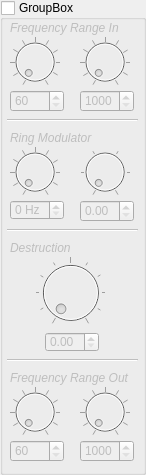
<?xml version="1.0" encoding="UTF-8"?>
<ui version="4.0">
 <class>ConfigRadioGroupBox</class>
 <widget class="QGroupBox" name="ConfigRadioGroupBox">
  <property name="geometry">
   <rect>
    <x>0</x>
    <y>0</y>
    <width>146</width>
    <height>475</height>
   </rect>
  </property>
  <property name="sizePolicy">
   <sizepolicy hsizetype="Fixed" vsizetype="Fixed">
    <horstretch>0</horstretch>
    <verstretch>0</verstretch>
   </sizepolicy>
  </property>
  <property name="minimumSize">
   <size>
    <width>146</width>
    <height>475</height>
   </size>
  </property>
  <property name="maximumSize">
   <size>
    <width>146</width>
    <height>475</height>
   </size>
  </property>
  <property name="baseSize">
   <size>
    <width>146</width>
    <height>475</height>
   </size>
  </property>
  <property name="windowTitle">
   <string notr="true">GroupBox</string>
  </property>
  <property name="title">
   <string>GroupBox</string>
  </property>
  <property name="checkable">
   <bool>true</bool>
  </property>
  <property name="checked">
   <bool>false</bool>
  </property>
  <widget class="Line" name="line">
   <property name="geometry">
    <rect>
     <x>7</x>
     <y>110</y>
     <width>131</width>
     <height>20</height>
    </rect>
   </property>
   <property name="orientation">
    <enum>Qt::Horizontal</enum>
   </property>
  </widget>
  <widget class="QDial" name="dial_in_lo">
   <property name="geometry">
    <rect>
     <x>10</x>
     <y>30</y>
     <width>50</width>
     <height>64</height>
    </rect>
   </property>
   <property name="minimum">
    <number>60</number>
   </property>
   <property name="maximum">
    <number>999</number>
   </property>
   <property name="singleStep">
    <number>10</number>
   </property>
   <property name="pageStep">
    <number>100</number>
   </property>
   <property name="value">
    <number>60</number>
   </property>
   <property name="notchTarget">
    <double>9.699999999999999</double>
   </property>
   <property name="notchesVisible">
    <bool>true</bool>
   </property>
  </widget>
  <widget class="QDial" name="dial_in_hi">
   <property name="geometry">
    <rect>
     <x>80</x>
     <y>30</y>
     <width>50</width>
     <height>64</height>
    </rect>
   </property>
   <property name="minimum">
    <number>1000</number>
   </property>
   <property name="maximum">
    <number>6000</number>
   </property>
   <property name="singleStep">
    <number>10</number>
   </property>
   <property name="pageStep">
    <number>100</number>
   </property>
   <property name="notchTarget">
    <double>9.699999999999999</double>
   </property>
   <property name="notchesVisible">
    <bool>true</bool>
   </property>
  </widget>
  <widget class="QLabel" name="label_bp">
   <property name="geometry">
    <rect>
     <x>10</x>
     <y>20</y>
     <width>121</width>
     <height>16</height>
    </rect>
   </property>
   <property name="font">
    <font>
     <weight>50</weight>
     <italic>true</italic>
     <bold>false</bold>
    </font>
   </property>
   <property name="toolTip">
    <string/>
   </property>
   <property name="text">
    <string notr="true">Frequency Range In</string>
   </property>
  </widget>
  <widget class="QDoubleSpinBox" name="doubleSpinBox_in_hi">
   <property name="geometry">
    <rect>
     <x>80</x>
     <y>90</y>
     <width>54</width>
     <height>22</height>
    </rect>
   </property>
   <property name="suffix">
    <string notr="true"/>
   </property>
   <property name="decimals">
    <number>0</number>
   </property>
   <property name="minimum">
    <double>1000.000000000000000</double>
   </property>
   <property name="maximum">
    <double>6000.000000000000000</double>
   </property>
   <property name="singleStep">
    <double>10.000000000000000</double>
   </property>
  </widget>
  <widget class="QDoubleSpinBox" name="doubleSpinBox_in_lo">
   <property name="geometry">
    <rect>
     <x>10</x>
     <y>90</y>
     <width>54</width>
     <height>22</height>
    </rect>
   </property>
   <property name="decimals">
    <number>0</number>
   </property>
   <property name="minimum">
    <double>60.000000000000000</double>
   </property>
   <property name="maximum">
    <double>999.000000000000000</double>
   </property>
   <property name="singleStep">
    <double>10.000000000000000</double>
   </property>
   <property name="value">
    <double>60.000000000000000</double>
   </property>
  </widget>
  <widget class="QLabel" name="label_dest">
   <property name="geometry">
    <rect>
     <x>10</x>
     <y>240</y>
     <width>71</width>
     <height>16</height>
    </rect>
   </property>
   <property name="font">
    <font>
     <italic>true</italic>
    </font>
   </property>
   <property name="text">
    <string>Destruction</string>
   </property>
  </widget>
  <widget class="QDial" name="dial_destr">
   <property name="geometry">
    <rect>
     <x>35</x>
     <y>247</y>
     <width>71</width>
     <height>91</height>
    </rect>
   </property>
   <property name="maximum">
    <number>20</number>
   </property>
   <property name="notchTarget">
    <double>9.699999999999999</double>
   </property>
   <property name="notchesVisible">
    <bool>true</bool>
   </property>
  </widget>
  <widget class="QDoubleSpinBox" name="doubleSpinBox_destr">
   <property name="geometry">
    <rect>
     <x>45</x>
     <y>332</y>
     <width>54</width>
     <height>20</height>
    </rect>
   </property>
   <property name="decimals">
    <number>2</number>
   </property>
   <property name="maximum">
    <double>20.000000000000000</double>
   </property>
  </widget>
  <widget class="Line" name="line_2">
   <property name="geometry">
    <rect>
     <x>7</x>
     <y>220</y>
     <width>131</width>
     <height>20</height>
    </rect>
   </property>
   <property name="orientation">
    <enum>Qt::Horizontal</enum>
   </property>
  </widget>
  <widget class="QLabel" name="label_rm">
   <property name="geometry">
    <rect>
     <x>10</x>
     <y>130</y>
     <width>101</width>
     <height>16</height>
    </rect>
   </property>
   <property name="font">
    <font>
     <italic>true</italic>
    </font>
   </property>
   <property name="text">
    <string>Ring Modulator</string>
   </property>
  </widget>
  <widget class="QDial" name="dial_rm">
   <property name="geometry">
    <rect>
     <x>10</x>
     <y>140</y>
     <width>50</width>
     <height>64</height>
    </rect>
   </property>
   <property name="toolTip">
    <string>Modulator Frequency</string>
   </property>
   <property name="maximum">
    <number>10000</number>
   </property>
   <property name="singleStep">
    <number>10</number>
   </property>
   <property name="pageStep">
    <number>100</number>
   </property>
   <property name="notchTarget">
    <double>9.699999999999999</double>
   </property>
   <property name="notchesVisible">
    <bool>true</bool>
   </property>
  </widget>
  <widget class="QDoubleSpinBox" name="doubleSpinBox_rm">
   <property name="geometry">
    <rect>
     <x>10</x>
     <y>200</y>
     <width>54</width>
     <height>20</height>
    </rect>
   </property>
   <property name="suffix">
    <string notr="true"> Hz</string>
   </property>
   <property name="decimals">
    <number>0</number>
   </property>
   <property name="maximum">
    <double>10000.000000000000000</double>
   </property>
   <property name="singleStep">
    <double>100.000000000000000</double>
   </property>
  </widget>
  <widget class="QDial" name="dial_rm_mix">
   <property name="geometry">
    <rect>
     <x>80</x>
     <y>140</y>
     <width>50</width>
     <height>64</height>
    </rect>
   </property>
   <property name="toolTip">
    <string>Mix</string>
   </property>
   <property name="minimum">
    <number>0</number>
   </property>
   <property name="maximum">
    <number>100</number>
   </property>
   <property name="singleStep">
    <number>10</number>
   </property>
   <property name="pageStep">
    <number>100</number>
   </property>
   <property name="value">
    <number>0</number>
   </property>
   <property name="notchTarget">
    <double>9.699999999999999</double>
   </property>
   <property name="notchesVisible">
    <bool>true</bool>
   </property>
  </widget>
  <widget class="QDoubleSpinBox" name="doubleSpinBox_rm_mix">
   <property name="geometry">
    <rect>
     <x>80</x>
     <y>200</y>
     <width>54</width>
     <height>22</height>
    </rect>
   </property>
   <property name="suffix">
    <string notr="true"/>
   </property>
   <property name="decimals">
    <number>2</number>
   </property>
   <property name="minimum">
    <double>0.000000000000000</double>
   </property>
   <property name="maximum">
    <double>1.000000000000000</double>
   </property>
   <property name="singleStep">
    <double>0.100000000000000</double>
   </property>
  </widget>
  <widget class="Line" name="line_3">
   <property name="geometry">
    <rect>
     <x>7</x>
     <y>350</y>
     <width>131</width>
     <height>20</height>
    </rect>
   </property>
   <property name="orientation">
    <enum>Qt::Horizontal</enum>
   </property>
  </widget>
  <widget class="QLabel" name="label_bp_out">
   <property name="geometry">
    <rect>
     <x>10</x>
     <y>370</y>
     <width>121</width>
     <height>16</height>
    </rect>
   </property>
   <property name="font">
    <font>
     <weight>50</weight>
     <italic>true</italic>
     <bold>false</bold>
    </font>
   </property>
   <property name="text">
    <string notr="true">Frequency Range Out</string>
   </property>
  </widget>
  <widget class="QDoubleSpinBox" name="doubleSpinBox_out_lo">
   <property name="geometry">
    <rect>
     <x>10</x>
     <y>440</y>
     <width>54</width>
     <height>22</height>
    </rect>
   </property>
   <property name="decimals">
    <number>0</number>
   </property>
   <property name="minimum">
    <double>60.000000000000000</double>
   </property>
   <property name="maximum">
    <double>999.000000000000000</double>
   </property>
   <property name="singleStep">
    <double>10.000000000000000</double>
   </property>
   <property name="value">
    <double>60.000000000000000</double>
   </property>
  </widget>
  <widget class="QDial" name="dial_out_lo">
   <property name="geometry">
    <rect>
     <x>10</x>
     <y>380</y>
     <width>50</width>
     <height>64</height>
    </rect>
   </property>
   <property name="minimum">
    <number>60</number>
   </property>
   <property name="maximum">
    <number>999</number>
   </property>
   <property name="singleStep">
    <number>10</number>
   </property>
   <property name="pageStep">
    <number>100</number>
   </property>
   <property name="value">
    <number>60</number>
   </property>
   <property name="notchTarget">
    <double>9.699999999999999</double>
   </property>
   <property name="notchesVisible">
    <bool>true</bool>
   </property>
  </widget>
  <widget class="QDial" name="dial_out_hi">
   <property name="geometry">
    <rect>
     <x>80</x>
     <y>380</y>
     <width>50</width>
     <height>64</height>
    </rect>
   </property>
   <property name="minimum">
    <number>1000</number>
   </property>
   <property name="maximum">
    <number>6000</number>
   </property>
   <property name="singleStep">
    <number>10</number>
   </property>
   <property name="pageStep">
    <number>100</number>
   </property>
   <property name="notchTarget">
    <double>9.699999999999999</double>
   </property>
   <property name="notchesVisible">
    <bool>true</bool>
   </property>
  </widget>
  <widget class="QDoubleSpinBox" name="doubleSpinBox_out_hi">
   <property name="geometry">
    <rect>
     <x>80</x>
     <y>440</y>
     <width>54</width>
     <height>22</height>
    </rect>
   </property>
   <property name="suffix">
    <string notr="true"/>
   </property>
   <property name="decimals">
    <number>0</number>
   </property>
   <property name="minimum">
    <double>1000.000000000000000</double>
   </property>
   <property name="maximum">
    <double>6000.000000000000000</double>
   </property>
   <property name="singleStep">
    <double>10.000000000000000</double>
   </property>
  </widget>
 </widget>
 <resources/>
 <connections/>
</ui>
